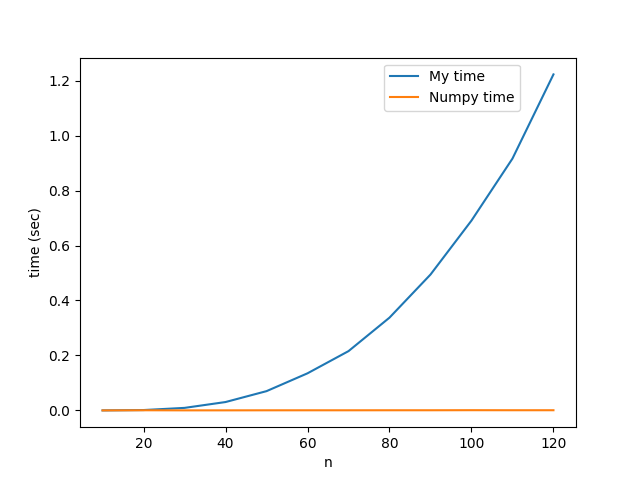

Generate this figure with Python:
import matplotlib.pyplot as plt
import matplotlib
import numpy as np
import scipy.linalg as sl
import time

def inverse(A, f):
	n = len(f)
	x = [0] * n
	for _i in range(n, 0, -1):
		i = _i - 1
		x[i] = f[i]
		for j in range(i, n):
			x[i] -= A[i][j] * x[j]
	return x

def gauss(A, f):
	n = len(f)
	for k in range(n):
		tmp1 = A[k][k]
		for j in range(k + 1, n):
			A[k][j] /= tmp1
		f[k] /= tmp1
		A[k][k] = 1
		for i in range(k + 1, n):
			tmp2 = A[i][k]
			for j in range(k + 1, n):
				A[i][j] -= tmp2 * A[k][j]
			f[i] -= tmp2 * f[k]
			A[i][k] = 0
	return inverse(A, f)

my_time = [0]
_time = [0]
n0 = n = 10
step = 10
start, finish = 0, 0
_start, _finish = 0, 0
while finish - start <= 1:
	A = np.random.rand(n, n)
	f = np.random.rand(n)
	start = time.time()
	gauss(A, f)
	finish = time.time()
	my_time.append(finish - start)
	_start = time.time()
	np.linalg.solve(A, f)
	_finish = time.time()
	_time.append(_finish - _start)
	n += step
x = [y for y in range(n0, n + 1, step)]
fig = plt.figure()
plt.plot(x, my_time, label="My time")
plt.plot(x, _time, label="Numpy time")
plt.xlabel("n")
plt.ylabel("time (sec)")
plt.legend(bbox_to_anchor=(0.5, 0.5, 0.5, 0.5), loc='upper center')
plt.show()
fig.savefig('hw1/gauss.png')